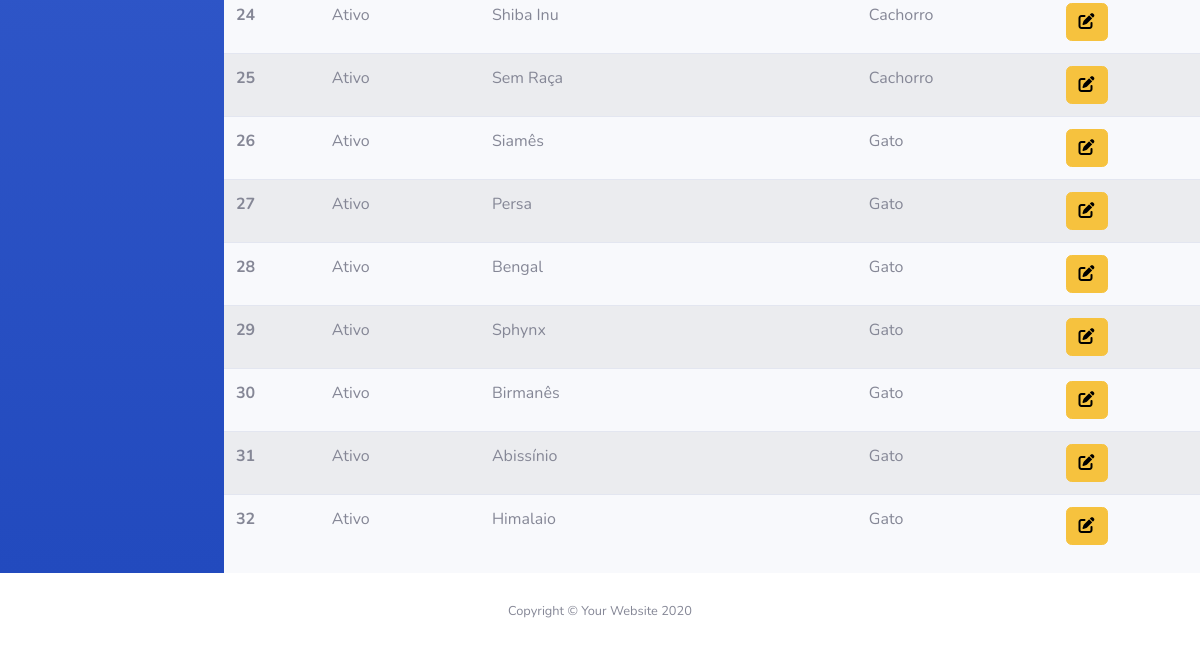
/Sistema/Admin/listagemRaca.php (signed in, lower part), run on an earlier commit of the app's database.
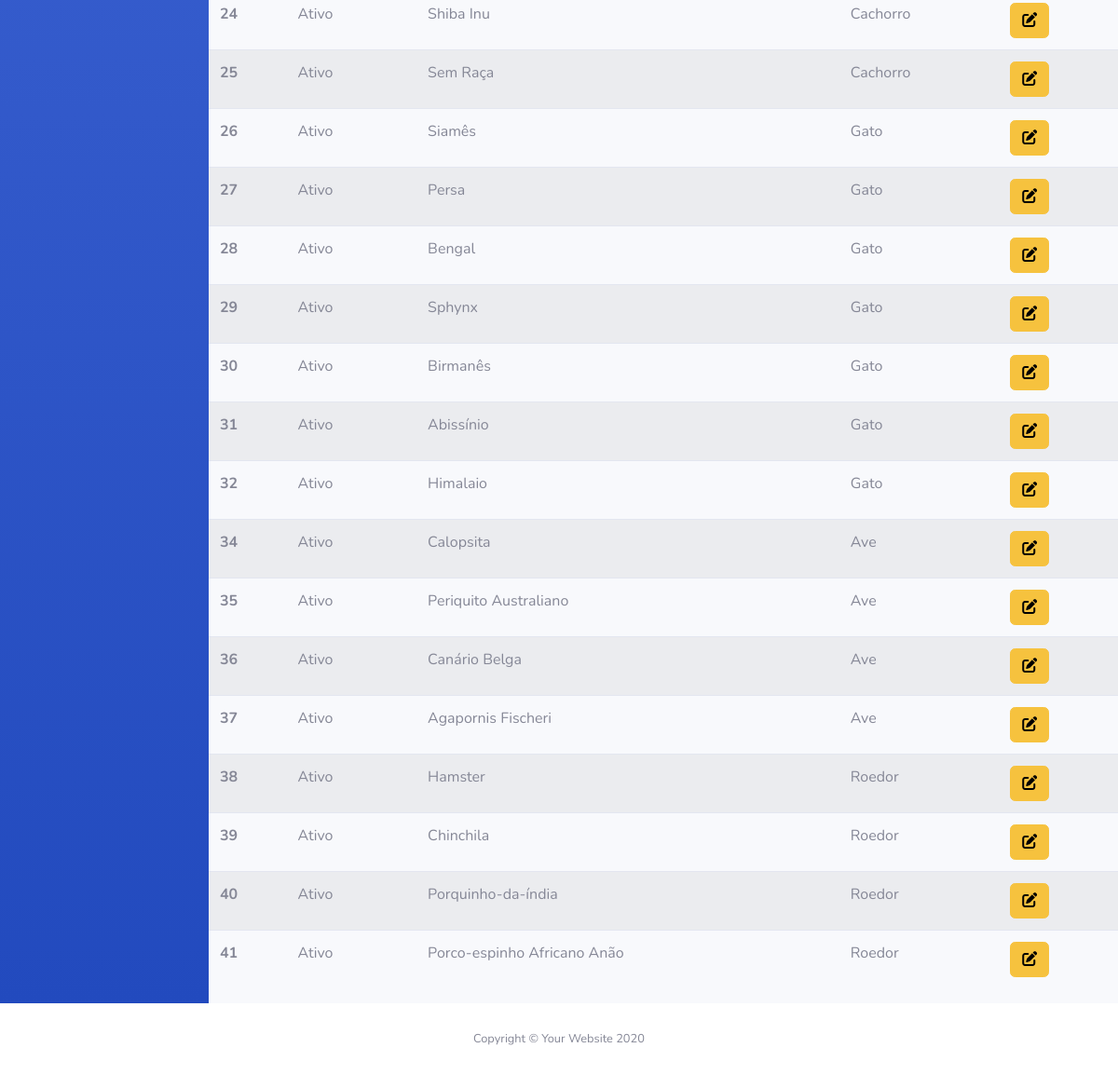
And on a later commit of the database.
### tables this page shows
CREATE TABLE `raca` (
  `id` int(11) NOT NULL,
  `statusRaca` varchar(15) NOT NULL,
  `nome` varchar(100) NOT NULL,
  `especie` varchar(15) DEFAULT NULL
);

### Sistema/Admin/listagemRaca.php (the view, shortened to what this page needs)
<?php
require_once("conexao.php");
$sql = "select * from raca";
$resultado = mysqli_query($conexao, $sql);
?>
<!DOCTYPE html>
<html lang="pt-br">
<head>
    <link href="https://cdn.jsdelivr.net/npm/simple-datatables@latest/dist/style.css" rel="stylesheet" type="text/css">
    <link href="vendor/fontawesome-free/css/all.min.css" rel="stylesheet" type="text/css">
    <link href="css/sb-admin-2.min.css" rel="stylesheet">
</head>
<body id="page-top">
    <div id="wrapper">
        <?php require_once("sidebarAdmin.php"); ?>
        <div id="content-wrapper" class="d-flex flex-column">
            <div id="content">
                <table class="table table-striped table-hover datatable">
                    <tbody>
                        <?php while ($linha = mysqli_fetch_array($resultado)) { ?>
                            <tr>
                                <th scope="row">
                                    <?= $linha['id'] ?>
                                </th>
                                <td>
                                    <?= $linha['statusRaca'] ?>
                                </td>
                                <td>
                                    <?= $linha['nome'] ?>
                                </td>
                                <td>
                                    <?= $linha['especie'] ?>
                                </td>
                                <td>
                                    <a href="editarRaca.php?id=<?= $linha['id'] ?>" class="btn btn-warning"><i class="fa-solid fa-pen-to-square" style="color: #000000;"></i></a>
                                </td>
                            </tr>
                        <?php } ?>
                </table>
            </div>
            <?php require_once("footer.php"); ?>
</body>
</html>

What changed in the data, as far as the page shows it:
added raca: id "34", statusRaca "Ativo", nome "Calopsita", especie "Ave"
added raca: id "35", statusRaca "Ativo", nome "Periquito Australiano", especie "Ave"
added raca: id "36", statusRaca "Ativo", nome "Canário Belga", especie "Ave"
added raca: id "37", statusRaca "Ativo", nome "Agapornis Fischeri", especie "Ave"
added raca: id "38", statusRaca "Ativo", nome "Hamster", especie "Roedor"
added raca: id "39", statusRaca "Ativo", nome "Chinchila", especie "Roedor"
added raca: id "40", statusRaca "Ativo", nome "Porquinho-da-índia", especie "Roedor"
added raca: id "41", statusRaca "Ativo", nome "Porco-espinho Africano Anão", especie "Roedor"
